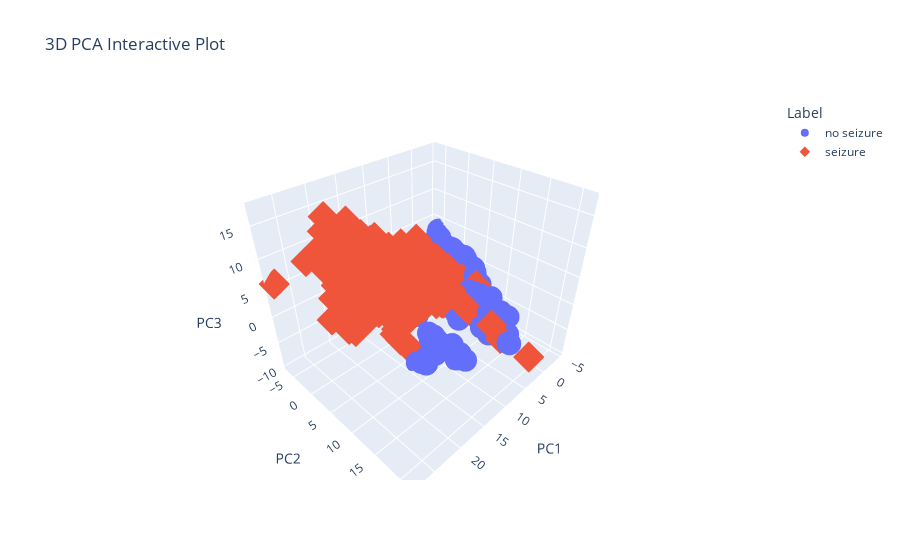

Write notebook code for a chart like this one.
### Markdown cell above
I inlcuded this 3D plot to check the separability of classes with only the first 3 pca components

### Code cell
pca = PCA(n_components=3)
X_pca = pca.fit_transform(X)

df = pd.DataFrame(X_pca, columns=['PC1', 'PC2', 'PC3'])
df['label'] = y

label_map = {0: 'no seizure', 1: 'seizure'}
df['label_name'] = df['label'].map(label_map)

fig = px.scatter_3d(
    df,
    x='PC1',
    y='PC2',
    z='PC3',
    color='label_name',         
    symbol='label_name',        
    labels={'color': 'Condition'},  
    title='3D PCA Interactive Plot'
)

fig.update_layout(
    scene=dict(
        xaxis_title='PC1',
        yaxis_title='PC2',
        zaxis_title='PC3'
    ),
    legend_title_text='Label'
)

fig.show()

### Figure 1 — Plotly figure (JSON) as saved in the notebook; plotly's stock layout.template omitted (floating-point values rounded to 4 significant figures; data arrays with more than 128 entries replaced by an {"elided": "..."} marker saying what was removed)
{"data": [{"hovertemplate": "label_name=no seizure<br>PC1=%{x}<br>PC2=%{y}<br>PC3=%{z}<extra></extra>", "legendgroup": "no seizure", "marker": {"color": "#636efa", "symbol": "circle"}, "mode": "markers", "name": "no seizure", "scene": "scene", "showlegend": true, "type": "scatter3d", "x": {"elided": "9200 float values"}, "y": {"elided": "9200 float values"}, "z": {"elided": "9200 float values"}}, {"hovertemplate": "label_name=seizure<br>PC1=%{x}<br>PC2=%{y}<br>PC3=%{z}<extra></extra>", "legendgroup": "seizure", "marker": {"color": "#EF553B", "symbol": "diamond"}, "mode": "markers", "name": "seizure", "scene": "scene", "showlegend": true, "type": "scatter3d", "x": {"elided": "2300 float values"}, "y": {"elided": "2300 float values"}, "z": {"elided": "2300 float values"}}], "layout": {"legend": {"title": {"text": "Label"}, "tracegroupgap": 0}, "scene": {"domain": {"x": [0, 1], "y": [0, 1]}, "xaxis": {"title": {"text": "PC1"}}, "yaxis": {"title": {"text": "PC2"}}, "zaxis": {"title": {"text": "PC3"}}}, "title": {"text": "3D PCA Interactive Plot"}}}
